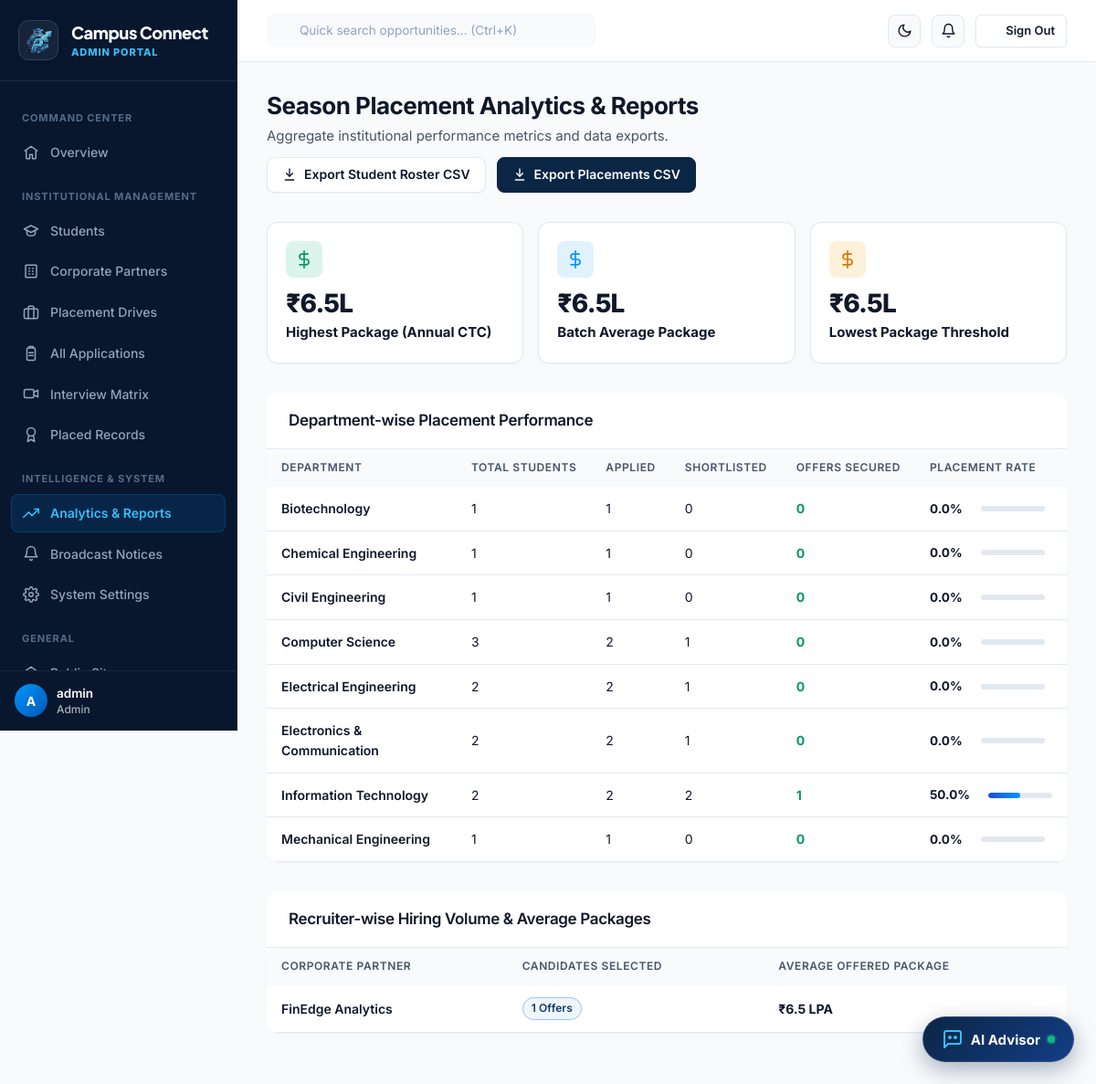
The page /admin/reports (signed in) on the database its author committed.
### tables this page shows
CREATE TABLE users (
    id INTEGER PRIMARY KEY AUTOINCREMENT,
    email VARCHAR(255) NOT NULL UNIQUE,
    password_hash VARCHAR(255) NOT NULL,
    role VARCHAR(20) NOT NULL CHECK(role IN ('student','admin','recruiter')),
    is_active INTEGER NOT NULL DEFAULT 1,
    created_at TIMESTAMP NOT NULL DEFAULT CURRENT_TIMESTAMP
);

CREATE TABLE students (
    id INTEGER PRIMARY KEY AUTOINCREMENT,
    user_id INTEGER NOT NULL UNIQUE REFERENCES users(id) ON DELETE CASCADE,
    student_no VARCHAR(50) NOT NULL UNIQUE,
    name VARCHAR(150) NOT NULL,
    phone VARCHAR(20),
    department VARCHAR(100) NOT NULL,
    grad_year INTEGER NOT NULL,
    cgpa REAL NOT NULL DEFAULT 0,
    tenth_pct REAL,
    twelfth_pct REAL,
    backlogs INTEGER NOT NULL DEFAULT 0,
    soft_skills TEXT,
    certifications TEXT,
    projects TEXT,
    internships TEXT,
    resume_filename VARCHAR(255),
    resume_original_name VARCHAR(255),
    created_at TIMESTAMP NOT NULL DEFAULT CURRENT_TIMESTAMP,
    updated_at TIMESTAMP NOT NULL DEFAULT CURRENT_TIMESTAMP
);

CREATE TABLE companies (
    id INTEGER PRIMARY KEY AUTOINCREMENT,
    user_id INTEGER NOT NULL UNIQUE REFERENCES users(id) ON DELETE CASCADE,
    name VARCHAR(150) NOT NULL,
    industry VARCHAR(100),
    website VARCHAR(255),
    hr_contact VARCHAR(150),
    email VARCHAR(255),
    phone VARCHAR(20),
    location VARCHAR(150),
    description TEXT,
    logo_filename VARCHAR(255),
    approved INTEGER NOT NULL DEFAULT 0,
    created_at TIMESTAMP NOT NULL DEFAULT CURRENT_TIMESTAMP
);

### routes/admin_routes.py (the view)
@bp.route("/reports")
def reports():
    dept_stats = query(
        """SELECT s.department,
             COUNT(DISTINCT s.id) as total,
             COUNT(DISTINCT a.student_id) as applied,
             COUNT(DISTINCT CASE WHEN a.status IN ('Shortlisted','Interview Scheduled') THEN a.student_id END) as shortlisted,
             COUNT(DISTINCT CASE WHEN pr.status='Selected' THEN a.student_id END) as placed
           FROM students s
           LEFT JOIN applications a ON a.student_id=s.id
           LEFT JOIN placement_results pr ON pr.application_id=a.id
           GROUP BY s.department"""
    )
    company_hiring = query(
        """SELECT c.name, COUNT(*) as hires, AVG(pr.package) as avg_pkg FROM placement_results pr
           JOIN applications a ON a.id=pr.application_id JOIN drives d ON d.id=a.drive_id JOIN companies c ON c.id=d.company_id
           WHERE pr.status='Selected' GROUP BY c.name ORDER BY hires DESC"""
    )
    pkg_stats = query(
        "SELECT MAX(package) mx, MIN(package) mn, AVG(package) av FROM placement_results WHERE status='Selected'", one=True
    )
    return render_template("admin/reports.html", dept_stats=dept_stats, company_hiring=company_hiring, pkg_stats=pkg_stats)

### auth.py (called while the page is built)
def load_logged_in_user():
    user_id = session.get("user_id")
    if user_id is None:
        g.user = None
    else:
        g.user = query("SELECT * FROM users WHERE id = ?", (user_id,), one=True)

def role_required(*roles):
    def decorator(view):
        @functools.wraps(view)
        def wrapped(*args, **kwargs):
            if g.user is None:
                flash("Please log in to continue.", "warning")
                return redirect(url_for("auth.login", next=request.path))
            if g.user["role"] not in roles:
                abort(403)
            return view(*args, **kwargs)
        return wrapped
    return decorator

def unread_notification_count(user_id):
    row = query(
        "SELECT COUNT(*) as c FROM notifications WHERE user_id = ? AND is_read = 0",
        (user_id,), one=True
    )
    return row["c"] if row else 0

### db.py (called while the page is built)
def get_db():
    if "db" not in g:
        g.db = sqlite3.connect(current_app.config["DATABASE_PATH"])
        g.db.row_factory = sqlite3.Row
        g.db.execute("PRAGMA foreign_keys = ON")
    return g.db

def query(sql, args=(), one=False):
    cur = get_db().execute(sql, args)
    rows = cur.fetchall()
    cur.close()
    return (rows[0] if rows else None) if one else rows

### routes/admin_routes.py (called while the page is built)
@bp.before_request
@role_required("admin")
def guard():
    pass

### templates/admin/reports.html (shortened to what this page needs)
{% extends "base_dashboard.html" %}
{% from "_icons.html" import icon %}
{% block sidebar_nav %}{% include "admin/_sidebar.html" %}{% endblock %}
{% block content %}
<div class="flex-between mb-8" style="flex-wrap:wrap;">
  <div>
    <h1 class="h2" style="margin:0 0 var(--space-1);">Season Placement Analytics & Reports</h1>
    <p class="text-muted" style="margin:0;">Aggregate institutional performance metrics and data exports.</p>
  </div>
  <div style="display:flex;gap:var(--space-3);">
    <a href="{{ url_for('admin.export_students_csv') }}" class="btn btn-outline">
      {{ icon('download', 16) }} Export Student Roster CSV
    </a>
    <a href="{{ url_for('admin.export_placements_csv') }}" class="btn btn-primary">
      {{ icon('download', 16) }} Export Placements CSV
    </a>
  </div>
</div>
<div class="stats-grid-3 mb-8">
  <div class="stat-card">
    <div class="stat-card-top">
      <div class="stat-icon success">{{ icon('dollar', 20) }}</div>
    </div>
    <div class="stat-value">₹{{ pkg_stats.mx or 0 }}L</div>
    <div class="stat-label">Highest Package (Annual CTC)</div>
  </div>
  <div class="stat-card">
    <div class="stat-card-top">
      <div class="stat-icon brand">{{ icon('dollar', 20) }}</div>
    </div>
    <div class="stat-value">₹{{ (pkg_stats.av or 0)|round(2) }}L</div>
    <div class="stat-label">Batch Average Package</div>
  </div>
  <div class="stat-card">
    <div class="stat-card-top">
      <div class="stat-icon warning">{{ icon('dollar', 20) }}</div>
    </div>
    <div class="stat-value">₹{{ pkg_stats.mn or 0 }}L</div>
    <div class="stat-label">Lowest Package Threshold</div>
  </div>
</div>
<div class="card card-flush mb-8">
  <div class="card-header">
    <h3 class="h4" style="margin:0;">Department-wise Placement Performance</h3>
  </div>
  <div class="table-wrap">
    <table class="data-table">
      <thead>
        <tr>
          <th>Department</th>
          <th>Total Students</th>
          <th>Applied</th>
          <th>Shortlisted</th>
          <th>Offers Secured</th>
          <th>Placement Rate</th>
        </tr>
      </thead>
      <tbody>
        {% for d in dept_stats %}
        <tr>
          <td class="cell-primary font-semibold">{{ d.department }}</td>
          <td class="cell-muted">{{ d.total }}</td>
          <td class="cell-muted">{{ d.applied }}</td>
          <td class="cell-muted">{{ d.shortlisted }}</td>
          <td class="cell-muted font-bold text-success">{{ d.placed }}</td>
          <td>
            <div class="flex-align-center">
              <span class="font-bold text-sm">{{ ((d.placed / d.total * 100) if d.total else 0)|round(1) }}%</span>
              <div class="progress" style="width:70px;margin-left:8px;">
                <div class="progress-bar" style="width: {{ ((d.placed / d.total * 100) if d.total else 0)|round(1) }}%;"></div>
              </div>
            </div>
          </td>
        </tr>
        {% endfor %}
      </tbody>
    </table>
  </div>
</div>
<div class="card card-flush mb-6">
  <div class="card-header">
    <h3 class="h4" style="margin:0;">Recruiter-wise Hiring Volume & Average Packages</h3>
  </div>
  {% if company_hiring %}
  <div class="table-wrap">
    <table class="data-table">
      <thead>
        <tr>
          <th>Corporate Partner</th>
          <th>Candidates Selected</th>
          <th>Average Offered Package</th>
        </tr>
      </thead>
      <tbody>
        {% for c in company_hiring %}
        <tr>
          <td class="cell-primary font-semibold">{{ c.name }}</td>
          <td><span class="badge badge-brand">{{ c.hires }} Offers</span></td>
          <td class="cell-muted font-bold">₹{{ c.avg_pkg|round(2) }} LPA</td>
        </tr>
        {% endfor %}
      </tbody>
    </table>
  </div>
  {% else %}
  <div class="empty-state">
    <div class="empty-icon">{{ icon('building', 24) }}</div>
    <h4>No corporate hires recorded yet</h4>
  </div>
  {% endif %}
</div>
{% endblock %}

### templates/base_dashboard.html (shortened to what this page needs)
{% extends "base.html" %}
{% from "_icons.html" import icon %}
{% block body %}
<div class="app-shell app-layout">
  <aside class="sidebar app-sidebar" id="app-sidebar">
    <div class="sidebar-brand">
      <a href="{{ url_for('public.landing') }}" class="brand-lockup">
        <div class="brand-logo-wrap">
          <img src="{{ url_for('static', filename='images/logo.png') }}" alt="Campus Connect" class="brand-logo-img">
        </div>
        <div class="brand-text-block">
          <span class="brand-name">Campus Connect</span>
          <span class="brand-sub">{% if current_user %}{{ current_user.role|capitalize }} Portal{% else %}Portal{% endif %}</span>
        </div>
      </a>
    </div>
    <nav class="sidebar-nav">
      {% block sidebar_nav %}{% endblock %}
      <div class="sidebar-section-label">General</div>
      <a href="{{ url_for('public.landing') }}" class="sidebar-link">
        {{ icon('home', 18) }} Public Site
      </a>
    </nav>
        <div class="sidebar-footer">
      <div class="flex-align-center" style="gap:10px;">
        <div class="avatar" style="width:36px;height:36px;font-size:0.875rem;background:linear-gradient(135deg, #0096FF, #0056b3);color:#FFFFFF;flex-shrink:0;">
          {{ current_user.email[0]|upper if current_user else 'U' }}
        </div>
        <div style="overflow:hidden;flex:1;">
          <div class="font-semibold text-sm truncate" style="color:#FFFFFF;">
            {{ current_user.email.split('@')[0] if current_user else 'User' }}
          </div>
          <div class="text-xs font-medium" style="color:rgba(255,255,255,0.65);">
            {{ current_user.role|capitalize if current_user else 'Guest' }}
          </div>
        </div>
      </div>
    </div>
  </aside>
  <div class="main-col app-main">
    <header class="topbar app-topbar">
      <div class="topbar-left">
        <div class="topbar-search">
          <input type="text" placeholder="Quick search opportunities... (Ctrl+K)" id="global-search-input" onclick="window.location.href='{{ url_for('public.jobs_hub') }}'">
        </div>
      </div>
      <div class="topbar-right">
        <button class="theme-toggle-btn" id="dashboard-theme-toggle" aria-label="Toggle Theme" title="Switch Theme">
          <span class="theme-icon-moon">{{ icon('moon', 17) }}</span>
        </button>
        {% if current_user %}
        <div class="topbar-notifications">
          <a href="{{ url_for(current_user.role ~ '.notifications') }}" class="topbar-notif-btn" aria-label="Notifications" title="Notifications">
            {{ icon('bell', 17) }}
          </a>
        </div>
        {% endif %}
        <a href="{{ url_for('auth.logout') }}" class="btn btn-outline btn-sm header-signout-btn" title="Sign Out">
          {{ icon('log-out', 14) }} <span>Sign Out</span>
        </a>
      </div>
    </header>
    <main class="page-content app-content">
      {% block content %}{% endblock %}
    </main>
  </div>
</div>
{% endblock %}

### rows shown on the page
users: role "ADMIN", email "A", email "admin", role "Admin"
students: department "Chemical Engineering", total "1", applied "1", shortlisted "0", placed "0", placed "0.0"
students: department "Mechanical Engineering", total "1", applied "1", shortlisted "0", placed "0", placed "0.0"
companies: name "FinEdge Analytics", hires "1", avg_pkg "6.5"

### other values the page prints
{{ pkg_stats.mx or 0 }} "6.5"
{{ (pkg_stats.av or 0)|round(2) }} "6.5"
{{ pkg_stats.mn or 0 }} "6.5"
{{ d.department }} "Biotechnology" "Civil Engineering" "Computer Science" "Electrical Engineering" "Electronics & Communication" "Information Technology"
{{ d.total }} "1" "1" "3" "2" "2" "2"
{{ d.applied }} "1" "1" "2" "2" "2" "2"
{{ d.shortlisted }} "0" "0" "1" "1" "1" "2"
{{ d.placed }} "0" "0" "0" "0" "0" "1"
{{ ((d.placed / d.total * 100) if d.total else 0)|round(1) }} "0.0" "0.0" "0.0" "0.0" "0.0" "50.0"
